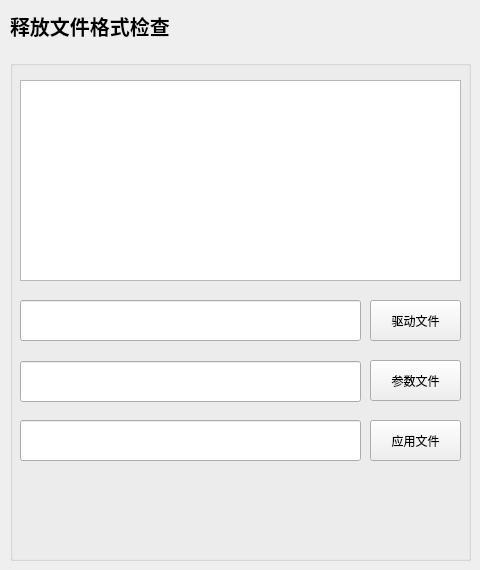
    <widget class="QWidget" name="page_release_file_format_check">
     <widget class="QGroupBox" name="groupBox_13">
      <property name="geometry">
       <rect>
        <x>10</x>
        <y>60</y>
        <width>461</width>
        <height>501</height>
       </rect>
      </property>
      <property name="title">
       <string/>
      </property>
      <widget class="QPushButton" name="pushButton_cali_select">
       <property name="geometry">
        <rect>
         <x>360</x>
         <y>300</y>
         <width>91</width>
         <height>41</height>
        </rect>
       </property>
       <property name="text">
        <string>参数文件</string>
       </property>
      </widget>
      <widget class="QTextEdit" name="textEdit_file_format_show">
       <property name="geometry">
        <rect>
         <x>10</x>
         <y>20</y>
         <width>441</width>
         <height>201</height>
        </rect>
       </property>
      </widget>
      <widget class="QPushButton" name="pushButton_flash_driver_select">
       <property name="geometry">
        <rect>
         <x>360</x>
         <y>240</y>
         <width>91</width>
         <height>41</height>
        </rect>
       </property>
       <property name="text">
        <string>驱动文件</string>
       </property>
      </widget>
      <widget class="QPushButton" name="pushButton_app_select">
       <property name="geometry">
        <rect>
         <x>360</x>
         <y>360</y>
         <width>91</width>
         <height>41</height>
        </rect>
       </property>
       <property name="text">
        <string>应用文件</string>
       </property>
      </widget>
      <widget class="QLineEdit" name="lineEdit_flash_driver_address">
       <property name="geometry">
        <rect>
         <x>10</x>
         <y>240</y>
         <width>341</width>
         <height>41</height>
        </rect>
       </property>
      </widget>
      <widget class="QLineEdit" name="lineEdit_cali_address">
       <property name="geometry">
        <rect>
         <x>10</x>
         <y>301</y>
         <width>341</width>
         <height>41</height>
        </rect>
       </property>
      </widget>
      <widget class="QLineEdit" name="lineEdit_app_address">
       <property name="geometry">
        <rect>
         <x>10</x>
         <y>360</y>
         <width>341</width>
         <height>41</height>
        </rect>
       </property>
      </widget>
     </widget>
     <widget class="QLabel" name="label_3">
      <property name="geometry">
       <rect>
        <x>10</x>
        <y>0</y>
        <width>441</width>
        <height>51</height>
       </rect>
      </property>
      <property name="font">
       <font>
        <family>Arial</family>
        <pointsize>15</pointsize>
        <weight>75</weight>
        <bold>true</bold>
       </font>
      </property>
      <property name="text">
       <string>释放文件格式检查</string>
      </property>
     </widget>
    </widget>
